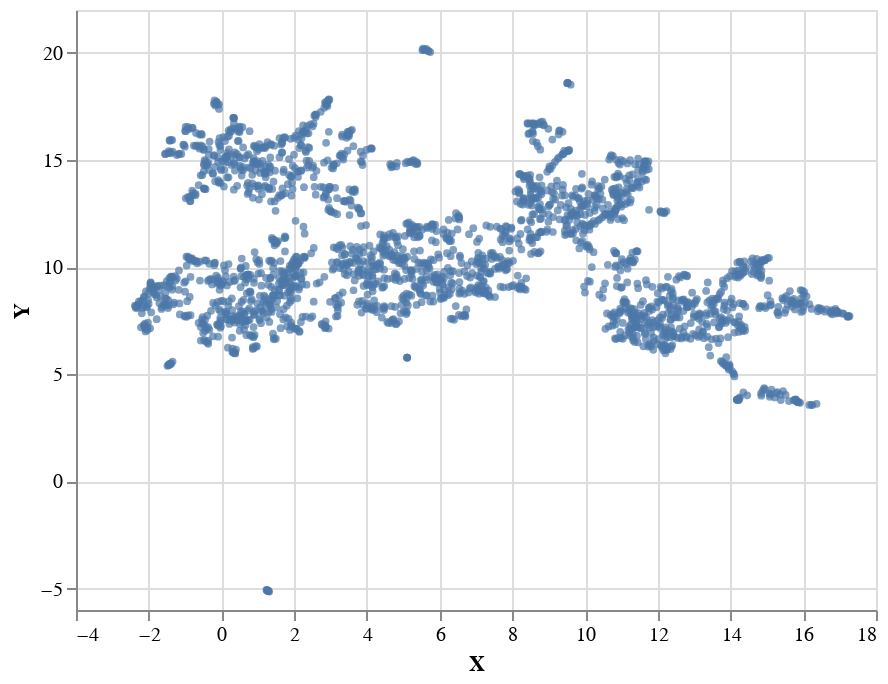

The code cell stored with this chart in its notebook:
### Code cell
alt.Chart(umap_df).mark_circle(size=15).encode(
    x='X',
    y='Y'
).interactive()

### Figure 1 — Vega-Lite specification as saved in the notebook (floating-point values rounded to 4 significant figures; data arrays with more than 128 entries replaced by an {"elided": "..."} marker saying what was removed)
{"config": {"view": {"continuousWidth": 400, "continuousHeight": 300}}, "data": {"name": "data-fd1550941f0184ad064aabc47f84613d"}, "mark": {"type": "circle", "size": 15}, "encoding": {"x": {"type": "quantitative", "field": "X"}, "y": {"type": "quantitative", "field": "Y"}}, "selection": {"selector001": {"type": "interval", "bind": "scales", "encodings": ["x", "y"]}}, "$schema": "https://vega.github.io/schema/vega-lite/v4.8.1.json", "datasets": {"data-fd1550941f0184ad064aabc47f84613d": {"elided": "2224 records"}}}
